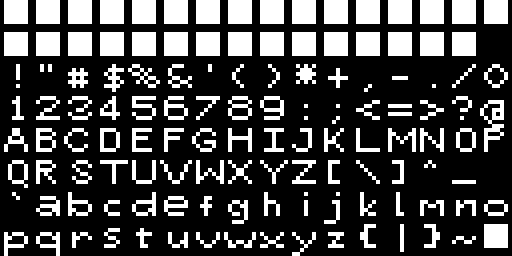
#> input picture tools/font.png, 512 x 256 px
$ python bitmap.py
#> lines starting #> are read from the running program, lines starting #| are printed output that depends on the picture; after the words box and inside, x2 and y2 are one past the last pixel; in counts of white or black regions, pixels touching at a corner belong together
# coding: utf-8

"""This script takes the image containing the ascii characters, isolates each
character, converts it to a numpy array, and then to a tuple of bytearrays.
The characters are sorted according to their ascii code. For some reason, the
space character isn't placed correctly.
"""

from PIL import Image
import numpy as np

if __name__ == '__main__':

  # Opening the image
  img = Image.open('font.png')
#> img is the input picture: PIL image 512x256 RGB; 27.2% white; 134 white regions (8 under 20 px), largest, box (x1, y1, x2, y2) and area: (4, 0, 28, 24) 576, (36, 0, 60, 24) 576, (68, 0, 92, 24) 576
  img = np.array(img)[::4, ::4, 0]
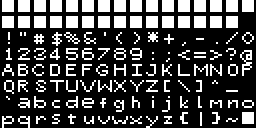
#> img: shape (64, 128) (shown 2 times larger); 27.2% white; 134 white regions (101 under 20 px), largest, box (x1, y1, x2, y2) and area: (1, 0, 7, 6) 36, (9, 0, 15, 6) 36, (17, 0, 23, 6) 36

  # Creating a numpy array for each character, sorted by ascii codes
  bitmap_dict = {chr(i): img[8 * ((i - 1) // 16): 8 * ((i - 1) // 16) + 8,
                             8 * ((i - 1) % 16): 8 * ((i - 1) % 16) + 8]
                 for i in range(33, 96)}
#> bitmap_dict = 63 items
  bitmap_dict.update({chr(32): np.zeros((8, 8)).astype('uint8')})
  bitmap_dict.update({chr(i - 1):
                      img[8 * ((i - 1) // 16): 8 * ((i - 1) // 16) + 8,
                          8 * ((i - 1) % 16): 8 * ((i - 1) % 16) + 8]
                      for i in range(97, 128)})

  # Converting the numpy arrays to bytearrays
  bin_arr = 2 ** (7 - np.arange(8))
  bin_dict = {key: bytearray(int(np.sum(bin_arr * line / 255)) for line in val)
              for key, val in bitmap_dict.items()}
#> bin_dict = 95 items

  # Converting the dict to a tuple, as the order of the elements is known
  bin_tuple = tuple(val for _, val in sorted(bin_dict.items(),
                                             key=lambda item: ord(item[0])))
#> bin_tuple = 95 items
